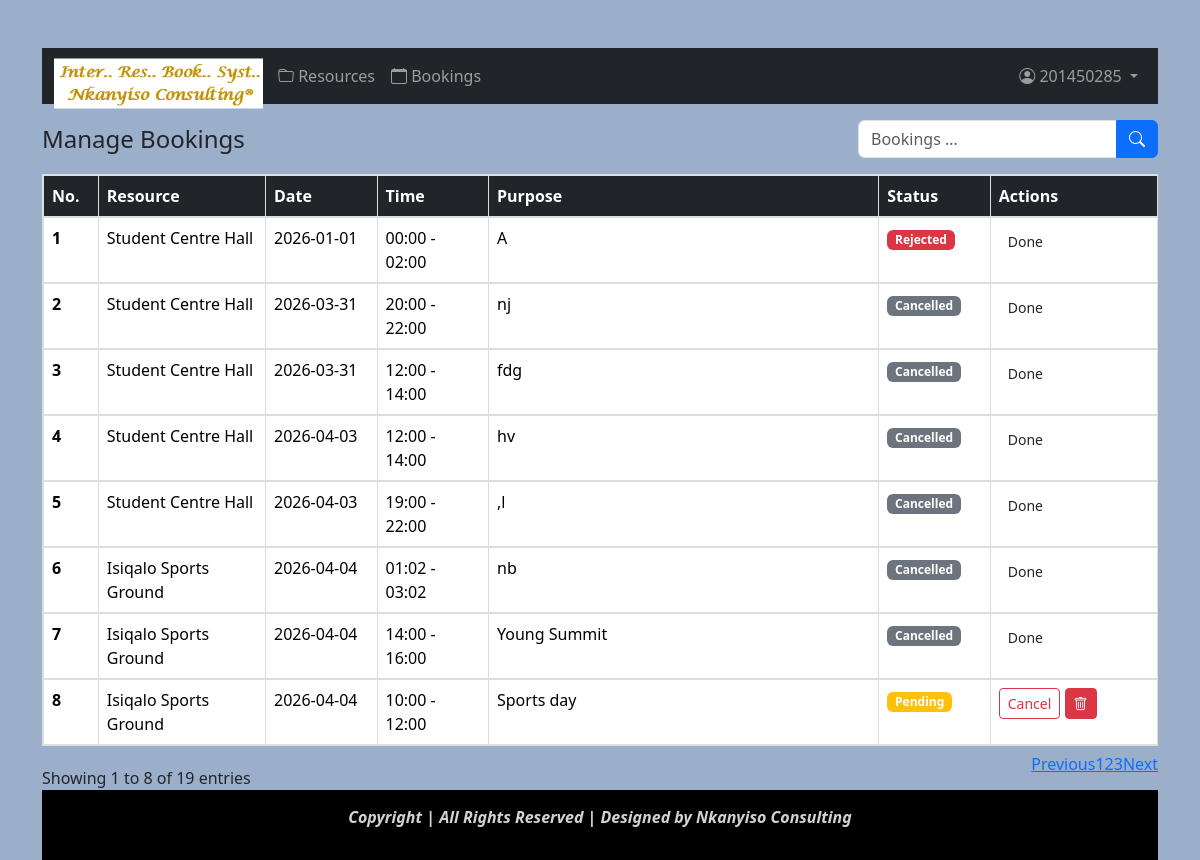
The app's page /user_booking.php (signed in) with its own data.
### tables this page shows
CREATE TABLE `bookings` (
  `booking_id` int(11) NOT NULL,
  `user_id` int(20) NOT NULL,
  `resource_id` int(11) NOT NULL,
  `booking_date` date NOT NULL,
  `start_time` time NOT NULL,
  `end_time` time NOT NULL,
  `purpose` varchar(30) NOT NULL,
  `status` varchar(20) NOT NULL DEFAULT 'pending'
);

CREATE TABLE `resources` (
  `resource_id` int(11) NOT NULL,
  `resource_name` varchar(30) NOT NULL,
  `description` varchar(200) NOT NULL,
  `location` varchar(50) NOT NULL,
  `capacity` int(10) NOT NULL,
  `picture` varchar(50) NOT NULL,
  `status` enum('Inactive','Active') DEFAULT 'Inactive'
);

### user_booking.php (the view, shortened to what this page needs)
<?php
require 'assets/includes/db.php';
$user_id = $_SESSION['user']['employee_id'];
$stmt = $pdo->prepare("
    SELECT b.*, r.resource_name
    FROM bookings b
    JOIN resources r ON b.resource_id  = r.resource_id
    WHERE b.user_id = ?
    ORDER BY b.booking_date ASC
");
$stmt->execute([$user_id]);
$bookings = $stmt->fetchAll();
?>
<!DOCTYPE html>
<html>
  <head>
    <?php include 'assets/includes/header.php'?>
  </head>
  <body>
    <div class="container mt-5">
      <?php include 'assets/includes/navbar.php'; ?>
       <div class="d-flex justify-content-between align-items-center mb-3 add-resource">
  				<h4 class="mb-0">
                <i class="glyphicon glyphicon-edit"></i> Manage Bookings
            </h4>
            <div class="input-group" style="width: 300px">
              <input type="text" class="form-control" placeholder="Bookings ..." id="searchInput">
              <button class="btn btn-primary" type="button" id="searchBtn">
                  <i class="bi bi-search"></i>
              </button>
            </div>
        </div>
        <?php if (empty($bookings)): ?>
          <div class="alert alert-info">You haven't made any bookings yet.</div>
        <?php else: ?>
          <table class="table table-bordered table-hover" id="lftable">
            <colgroup>
                <col width="54">
                <col width="15%">
                <col width="10%">
                <col width="10%">
                <col width="35%">
                <col width="10%">
                <col width="15%">
            </colgroup>
            <thead class="table-dark">
              <tr>
                <th>No.</th>
                <th>Resource</th>
                <th>Date</th>
                <th>Time</th>
                <th>Purpose</th>
                <th>Status</th>
                <th>Actions</th>
              </tr>
            </thead>
            <tbody>
              <?php
                $count = 1;
                foreach ($bookings as $b): ?>
                <tr>
                  <td><b><?php echo $count++; ?></b></td>
                  <td><?= htmlspecialchars($b['resource_name']) ?></td>
                  <td><?= date('Y-m-d', strtotime($b['booking_date'])) ?></td>
                  <td><?= date('H:i', strtotime($b['start_time'])) ?> - <?= date('H:i', strtotime($b['end_time'])) ?></td>
                  <td><?= htmlspecialchars($b['purpose']) ?></td>
                  <td>
                    <?php
                      $status = ucfirst($b['status']);
                      $badge = match ($b['status']) {
                        'pending' => 'warning',
                        'approved' => 'success',
                        'rejected' => 'danger',
                        'cancelled' => 'secondary',
                        default => 'dark'
                      };
                    ?>
                    <span class="badge bg-<?= $badge ?>"><?= $status ?></span>
                  </td>
                  <td>
                    <?php
                      $canCancel = in_array($b['status'], ['pending', 'approved']);
                      $canEdit = in_array($b['status'], ['pending']);
                    ?>
                    <?php if ($canCancel): ?>
                      <form action="cancel_booking.php" class="d-inline" method="post" onsubmit="return confirm('Cancel this booking?')">
                        <button type="submit" class="btn btn-sm btn-outline-danger">Cancel</button>
                      </form>
                    <?php else: ?>
                      <span class="btn btn-sm btn-outline-default" disabled>Done</span>
                    <?php endif; ?>
                    <?php if ($canEdit): ?>
                      <form action="#" class="d-inline" method="post" onsubmit="return confirm('Save this booking update?')">
                        <button type="submit" class="btn btn-danger btn-sm"><i class="bi bi-trash"></i></button>
                      </form>
                    <?php endif; ?>
                  </td>
                </tr>
              <?php endforeach; ?>
            </tbody>
          </table>
        <?php endif; ?>
      <?php include 'assets/includes/footer.php'?>
    </div>
  </body>
</html>

### assets/css/style.css (style rules this page uses)
body { background: linear-gradient(rgba(0, 0, 0, 0.5), rgba(84, 36, 36, 0.5)), url('../images/bg.jpeg') no-repeat center center fixed; background-size: cover; position: relative; margin: 0; padding: 0; }
.table { background-color: #ffffff; color: #333333; }
.table-bordered { border: 1px solid #dddddd; }
.table-bordered > tbody > tr > td, .table-bordered > thead > tr > th { border: 1px solid #dddddd; }
.search-bar, .add-resource, .add-employees { margin: 16px 0; display: flex; gap: 8px; }

### assets/css/style2.css (style rules this page uses)
* { margin:0; padding:0; box-sizing:border-box; }
body { background:#9baeca; font-family:Segoe UI; }

### records on screen
bookings: resource.resource_name "Student Centre Hall", booking_date "2026-01-01", start_time "00:00", end_time "02:00", purpose "A", status "Rejected", shows "Done"
bookings: resource.resource_name "Student Centre Hall", booking_date "2026-03-31", start_time "20:00", end_time "22:00", purpose "nj", status "Cancelled", shows "Done"
bookings: resource.resource_name "Student Centre Hall", booking_date "2026-03-31", start_time "12:00", end_time "14:00", purpose "fdg", status "Cancelled", shows "Done"
bookings: resource.resource_name "Student Centre Hall", booking_date "2026-04-03", start_time "12:00", end_time "14:00", purpose "hv", status "Cancelled", shows "Done"
bookings: resource.resource_name "Student Centre Hall", booking_date "2026-04-03", start_time "19:00", end_time "22:00", purpose ",l", status "Cancelled", shows "Done"
bookings: resource.resource_name "Isiqalo Sports Ground", booking_date "2026-04-04", start_time "01:02", end_time "03:02", purpose "nb", status "Cancelled", shows "Done"
bookings: resource.resource_name "Isiqalo Sports Ground", booking_date "2026-04-04", start_time "14:00", end_time "16:00", purpose "Young Summit", status "Cancelled", shows "Done"
bookings: resource.resource_name "Isiqalo Sports Ground", booking_date "2026-04-04", start_time "10:00", end_time "12:00", purpose "Sports day", status "Pending"

### other values on screen
$_SESSION['user']['employee_no'] "201450285"
